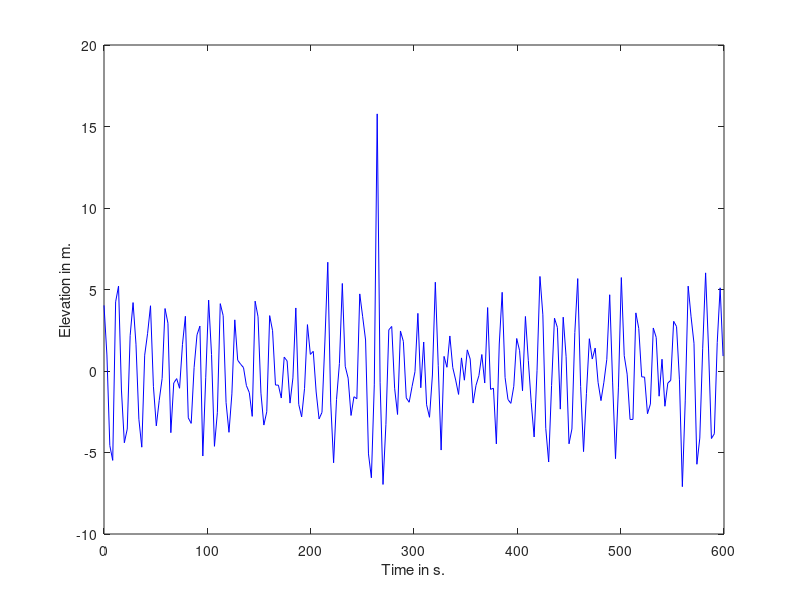

The MATLAB script that drew this image:
function [time, eta] = read_Draupner_data()
% read the data file 'wave1520.txt' provided by Sverre Haver
tmp = pwd;
%
%cd('D:\Bonnefoy\matlab\m-files\Draupner');
%
% Header of the file (5 lignes)
% "Wave Height"
% "Channel 110, WAVE_HT " 
% "01/01/95" "15:20:09"
% "Frequency   2.1333 Hz" 
% "m"
data = textread('wave1520.txt','',2560,'delimiter',' ','headerlines', 5);
data(:,1) = (data(:,1)-1) / 2.1333;
data(:,2)  = data(:,2);
% From S.H. e-mail: "The numbers are the distance from the sensor to the sea
% surface, i.e. in order to get a time history for the sea surface with
% origin at still water level and z upwards, you have to subtract the mean
% and multiply the numers by -1."
data(:,2) = - (data(:,2) - mean(data(:,2)));
%
if nargout == 0
    figure(999)
    plot(data(:,1), data(:,2), 'b')
    xlabel('Time in s.')
    ylabel('Elevation in m.')
else
    time = data(:,1);
    eta  = data(:,2);
end
%
cd(tmp);